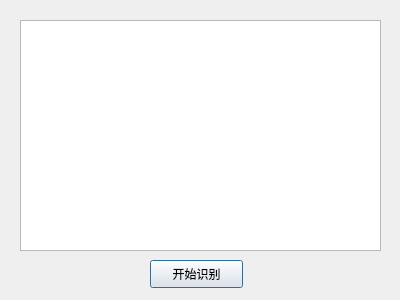
<?xml version="1.0" encoding="UTF-8"?>
<ui version="4.0">
 <class>voice</class>
 <widget class="QDialog" name="voice">
  <property name="geometry">
   <rect>
    <x>0</x>
    <y>0</y>
    <width>400</width>
    <height>300</height>
   </rect>
  </property>
  <property name="windowTitle">
   <string>Dialog</string>
  </property>
  <widget class="QPushButton" name="go">
   <property name="geometry">
    <rect>
     <x>150</x>
     <y>260</y>
     <width>93</width>
     <height>28</height>
    </rect>
   </property>
   <property name="text">
    <string>开始识别</string>
   </property>
  </widget>
  <widget class="QTextEdit" name="edit">
   <property name="geometry">
    <rect>
     <x>20</x>
     <y>20</y>
     <width>361</width>
     <height>231</height>
    </rect>
   </property>
   <property name="font">
    <font>
     <family>黑体</family>
     <pointsize>18</pointsize>
     <weight>50</weight>
     <bold>false</bold>
    </font>
   </property>
   <property name="readOnly">
    <bool>true</bool>
   </property>
  </widget>
 </widget>
 <resources/>
 <connections/>
</ui>
